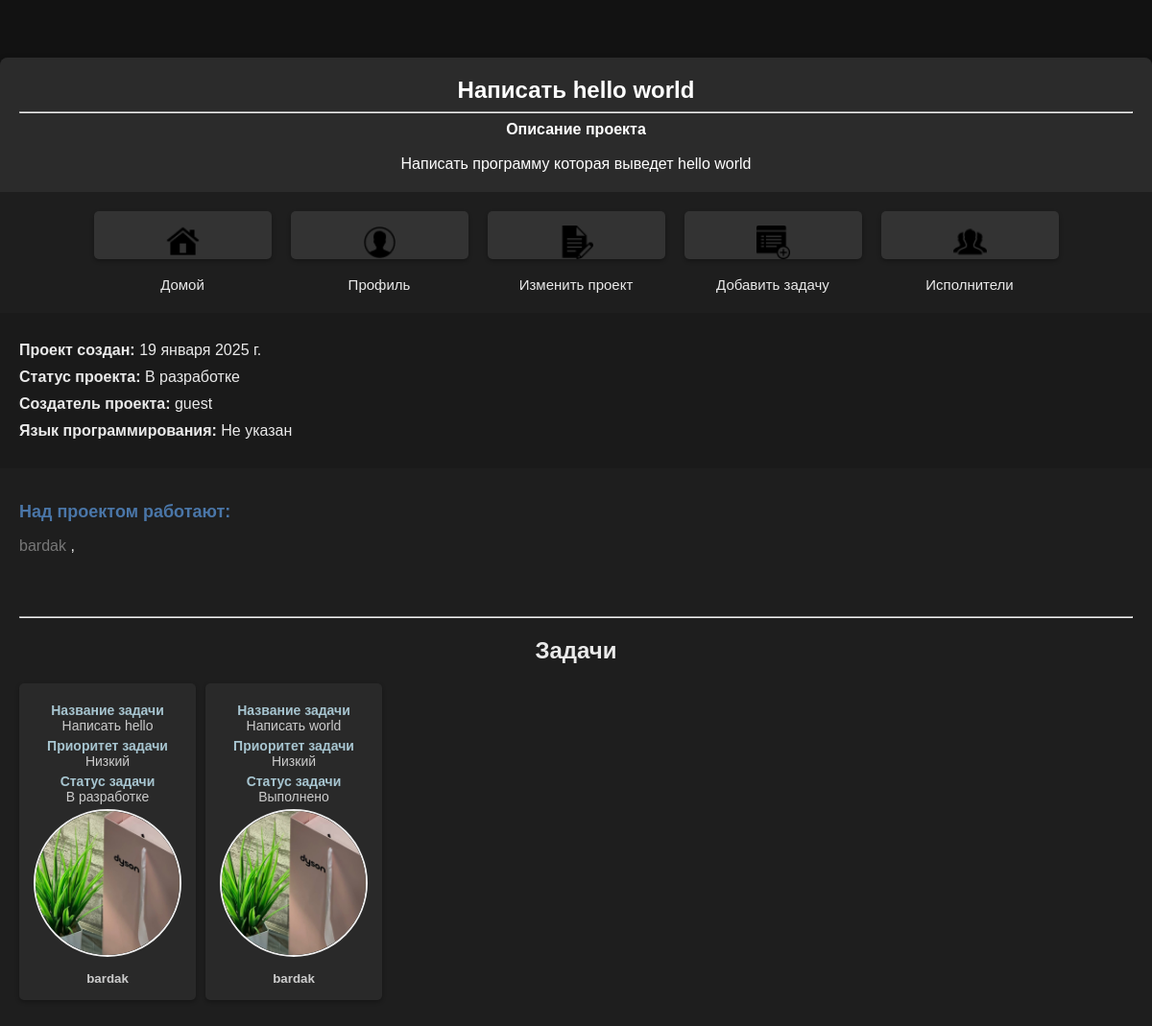
The page /info_project/15/ (signed in) on the database its author committed.
### scp/models.py (models this page shows, shortened)
class Project(models.Model):
    title = models.CharField(max_length=100, verbose_name='Название проекта')
    description = models.TextField(verbose_name='Описание проекта')
    language = models.CharField(max_length=50, choices=Language.LANGUAGE_CHOICES, verbose_name='Язык программирования',default='Не указан')
    status = models.CharField(max_length=50,choices=Status.STATUS_CHOICES, verbose_name="Статус",default='Ожидает')
    owner = models.ForeignKey(User, on_delete=models.CASCADE,related_name='p_owner')
    participants = models.ManyToManyField(User, blank=True, related_name='p_participants')
    created_at = models.DateField(auto_now_add=True)
    complexity = models.CharField(max_length=100 ,choices=Status.PRIORITY_CHOICES, verbose_name="Сложность", default='Не указан')

class Task(models.Model):
    title = models.CharField(max_length=100, null=False, verbose_name="Название задачи")
    description = models.TextField(verbose_name="Описание задачи")
    creator = models.ForeignKey(User, on_delete=models.CASCADE, related_name='t_creator')
    project = models.ForeignKey(Project, on_delete=models.CASCADE, related_name='t_project')
    assignee = models.ForeignKey(User, on_delete=models.CASCADE, blank = True,null=True,verbose_name="Исполнитель",related_name='t_assignee')
    priority = models.CharField(max_length=50, choices=Status.PRIORITY_CHOICES,verbose_name="Статус",default='Не указан')
    status = models.CharField(max_length=50,choices=Status.STATUS_CHOICES, verbose_name="Cтатус",default='Ожидает')
    created_at = models.DateField(auto_now_add=True)
    code = models.TextField(verbose_name="Код",blank=True, null=True)

class Profile(models.Model):
    puser = models.OneToOneField(User, on_delete=models.CASCADE, related_name='profile', unique=True)
    bio = models.TextField(blank=True, null=True)
    avatar = models.ImageField(upload_to='./profile_avatars/', blank=True, null=True, default='./default/no_avatar.png')
    role = models.CharField(max_length=50, blank=True, choices=Role.ROLE_CHOICES, default='Исполнитель')
    account = models.BooleanField(default=False)  # Это поле отвечает за статус пользователя
    contacts = models.TextField(default='Контакты не указаны')
    status = models.CharField(max_length=50, choices=Status.BLACKLIST_CHOICES, default='Не заблокирован')
    telegram_url = models.URLField(max_length=255, blank=True, null=True, verbose_name='Telegram')
    github_url = models.URLField(max_length=255, blank=True, null=True, verbose_name='GitHub')

### scp/views.py (the view)
# urls.py: path('info_project/<int:project_id>/', views.info_project, name='info_project'), # Информация о проекте
@login_required
def info_project(request, project_id):
    project = get_object_or_404(Project, id = project_id)
    all_parsip = project.participants.prefetch_related('p_participants')
    profile = Profile.objects.select_related('profile')
    is_participant = project.participants.filter(id = request.user.id).exists()
    tasks = Task.objects.filter(project = project_id)
    context = {
        'project':project,
        'is_participant':is_participant,
        'tasks':tasks,
        'profile':profile,
        'all_parsip':all_parsip,
    }
    return render(request, 'scp/info_project.html', context)

### scp/templates/scp/info_project.html (shortened to what this page needs)
{% load static %}
<!DOCTYPE html>
<html lang="ru">
<head>
    <link rel="stylesheet" href="{% static 'scp/css/info_project.css' %}">
</head>
<body>
    <div class="container">
        <header class="project-header">
            <h1>{{ project.title }}</h1><hr>
            <strong>Описание проекта</strong>
            <br><br><span>{{ project.description }}</span>
        </header>
        <section class="actions">
            {% if request.user != project.owner %}
                {% if is_participant %}
                    <a href="{% url 'unjoin_project' project.id %}">
                        <button type="submit" class="nav-button">
                            <img src="{% static 'scp/image/exit.png' %}" alt="Иконка выхода" >
                            <p>Покинуть проект</p>
                        </button>
                    </a>
                {% else %}
                    <a href="{% url 'join_project' project.id %}">
                        <button type="submit" class="nav-button">
                            <img src="{% static 'scp/image/entrance.png' %}" alt="Иконка выхода">
                            <p>Вступить в разработку</p>
                        </button>
                    </a>
                {% endif %}
            {% else %}
                <a href="{% url 'manage_particip' project.id %}">
                    <button type="submit" class="nav-button">
                        <img src="{% static 'scp/image/manage_particip.png' %}" alt="Иконка Исполнителей">
                        <p>Исполнители</p>
                    </button>
                </a>
            {% endif %}
            {% if request.user == project.owner %}
                <form method="post" action="{% url 'add_task' project.id %}">
                    <button type="submit" class="nav-button">
                        <img src="{% static 'scp/image/add_task.png' %}" alt="Иконка удаления">
                        <p>Добавить задачу</p>
                    </button>
                </form>
                <form method="get" action="{% url 'edit_project' project.id%}">
                    <button type="submit" class="nav-button">
                        <img src="{% static 'scp/image/edit_project.png' %}" alt="Иконка Исполнителей">
                        <p>Изменить проект</p>
                    </button>
                </form>
            {% endif %}
            <form method="post" action="{% url 'profile' %}">
                <button type="submit" class="nav-button">
                    <img src="{% static 'scp/image/profile.png' %}" alt="Иконка профиля">
                    <p>Профиль</p>
                </button>
            </form>
            <form method="post" action="{% url 'home' %}">
                <button type="submit" class="nav-button">
                    <img src="{% static 'scp/image/home.png' %}" alt="Иконка домой">
                    <p>Домой</p>
                </button>
            </form>
        </section>
        <section class="project-details">
            <p><strong>Проект создан:</strong> {{ project.created_at }}</p>
            <p><strong>Статус проекта:</strong> {{ project.status }}</p>
            <p><strong>Создатель проекта:</strong> {{ project.owner }}</p>
            <p><strong>Язык программирования:</strong> {{ project.language }}</p>
        </section>
        <section class="participants">
            <h2>Над проектом работают:</h2>
            {% if all_parsip %}
                <ul class="participants-list">
                    {% for participant in all_parsip %}
                        {% if request.user.profile.role == "Администратор" %}
                            <a href="{% url 'admin_panel' participant.id %}">
                                {{ participant.username }}
                            </a>,
                        {% else %}
                            <a href="{% url 'profiles_info' participant.id %}">
                                {{ participant.username }}
                            </a>,
                        {% endif %}
                    {% endfor %}
                </ul>
            {% else %}
                <p>Исполнители отсутствуют</p>
            {% endif %}
        </section>
        <section class="tasks">
            <hr>
            <h2 style="text-align: center;">Задачи</h2>
            <div class="task-container">
                {% if request.user == project.owner %}
                    {% for task in tasks %}
                        <div class="task-btn">
                            <form method="post" action="{% url 'info_task' project.id task.id %}" class="task-form">
                                <button type="submit">
                                    <p><strong>Название задачи<br></strong> {{ task.title }}</p>
                                    <p><strong>Приоритет задачи<br></strong> {{ task.priority }}</p>
                                    <p><strong>Статус задачи<br></strong> {{ task.status }}</p>
                                    {% if task.assignee %}
                                        {% if task.assignee.profile.avatar %}
                                            <div class="avatar-container">
                                                <img class="avatar" src="{{ task.assignee.profile.avatar.url }}" alt="{{ assignee.user }}'s avatar">
                                            </div>
                                            <br><strong>{{task.assignee.profile.puser}}</strong>
                                        {% else %}
                                            <p>Изображение отсутствует</p>
                                        {% endif %}
                                    {% else %}
                                        <p>Исполнители отсутствуют</p>
                                    {% endif %}
                                </button>
                            </form>
                        </div>
                    {% endfor %}
                {% else %}
                    <div class ="error-task">
                        <p><strong>ДЛЯ НАЧАЛА ВЫПОЛНЕНИЯ ЗАДАЧ ВСТУПИТЕ В ПРОЕКТ</strong></p>
                    </div>
                {% endif %}
            </div>
        </section>
    </div>
</body>
</html>

### scp/static/scp/css/info_project.css (style rules this page uses)
body { margin: 0; padding: 0; font-family: Arial, sans-serif; background-color: #121212; color: #eaeaea; }
.container { display: flex; flex-direction: column; max-width: 1200px; width: 100%; margin: 60px auto 0; background-color: #1e1e1e; box-shadow: 0 4px 8px rgba(0, 0, 0, 0.3); border-radius: 8px; overflow: hidden; }
.project-header { padding: 20px; background-color: #2b2b2b; color: #ffffff; text-align: center; }
.project-header h1 { margin: 0; font-size: 24px; }
.project-header span { margin-top: 10px; margin-bottom: 10px; font-size: 16px; overflow: hidden; word-wrap: break-word; white-space: pre-wrap; }
.project-details { padding: 20px; background-color: #1a1a1a; font-size: 16px; }
.project-details p { margin: 10px 0; }
.participants { padding: 20px; }
.participants h2 { font-size: 18px; color: #4a76a8; }
.participants-list { list-style-type: none; padding: 0; }
.participants-list a { text-decoration: none; color: #777; }
.actions { display: flex; padding: 20px; flex-direction: row-reverse; align-self: center; }
.actions img { height: 35px; width: 35px; }
.nav-button { width: 185px; margin: 0 10px 0; height: 50px; text-align: center; background-color: #333; padding: 15px; border: none; border-radius: 5px; box-shadow: 0 2px 4px rgba(0, 0, 0, 0.3); color: #eaeaea; font-size: 15px; cursor: pointer; transition: backgrund-color 0.3s ease; }
.tasks { padding: 20px; }
.task-container { display: flex; flex-direction: row; gap: 10px; }
.task-btn { margin-bottom: 20px; }
.task-btn button { width: 100%; text-align: center; background-color: #292929; padding: 15px; border: none; border-radius: 5px; box-shadow: 0 2px 4px rgba(0, 0, 0, 0.3); transition: background-color 0.3s ease; color: #cccccc; cursor: pointer; }
.task-btn p { font-size: 14px; margin: 5px 0; }
.task-btn p strong { color: #a7c5d0; }
.avatar-container { width: 150px; height: 150px; border-radius: 50%; overflow: hidden; border: 2px solid #f0f0f0; display: flex; justify-content: center; align-items: center; margin: 0 auto; }
.avatar { width: 100%; height: 100%; object-fit: cover; }

### rows shown on the page
Project: title "Написать hello world", description "Написать программу которая выведет hello world", created_at "19 января 2025 г.", status "В разработке", owner "guest", language "Не указан"
Task: title "Написать hello", priority "Низкий", status "В разработке", assignee.profile.avatar (picture), assignee.profile.puser "bardak"
Task: title "Написать world", priority "Низкий", status "Выполнено", assignee.profile.avatar (picture), assignee.profile.puser "bardak"

### other values the page prints
{{ participant.username }} "bardak"
